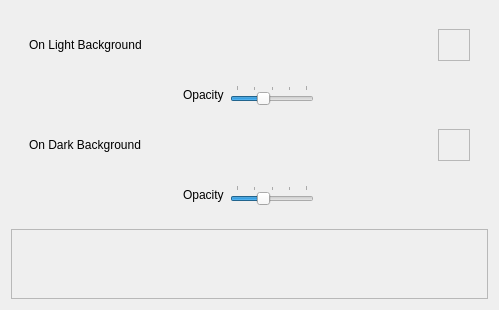
     <widget class="QWidget" name="gridTab">
      <attribute name="title">
       <string>Grid</string>
      </attribute>
      <layout class="QGridLayout" name="gridLayout_17">
       <item row="1" column="0">
        <widget class="QScrollArea" name="bgScrollArea">
         <property name="horizontalScrollBarPolicy">
          <enum>Qt::ScrollBarAlwaysOff</enum>
         </property>
         <property name="widgetResizable">
          <bool>true</bool>
         </property>
         <widget class="QWidget" name="scrollAreaWidgetContents_2">
          <property name="geometry">
           <rect>
            <x>0</x>
            <y>0</y>
            <width>1032</width>
            <height>220</height>
           </rect>
          </property>
         </widget>
        </widget>
       </item>
       <item row="0" column="0">
        <widget class="QFrame" name="gridFrame">
         <property name="enabled">
          <bool>true</bool>
         </property>
         <property name="frameShape">
          <enum>QFrame::NoFrame</enum>
         </property>
         <property name="frameShadow">
          <enum>QFrame::Raised</enum>
         </property>
         <layout class="QGridLayout" name="gridLayout_11">
          <item row="2" column="0">
           <widget class="QFrame" name="crossColorLightBackgroundFrame">
            <property name="frameShape">
             <enum>QFrame::NoFrame</enum>
            </property>
            <property name="frameShadow">
             <enum>QFrame::Raised</enum>
            </property>
            <layout class="QHBoxLayout" name="crossColorLightBackgroundLayout">
             <item>
              <widget class="QLabel" name="crossColorLightBackgroundLabel">
               <property name="text">
                <string>On Light Background</string>
               </property>
              </widget>
             </item>
             <item>
              <spacer name="horizontalSpacer_7">
               <property name="orientation">
                <enum>Qt::Horizontal</enum>
               </property>
               <property name="sizeHint" stdset="0">
                <size>
                 <width>40</width>
                 <height>20</height>
                </size>
               </property>
              </spacer>
             </item>
             <item>
              <widget class="UBColorPicker" name="crossColorLightBackgroundColorPicker">
               <property name="minimumSize">
                <size>
                 <width>32</width>
                 <height>32</height>
                </size>
               </property>
               <property name="frameShape">
                <enum>QFrame::StyledPanel</enum>
               </property>
               <property name="frameShadow">
                <enum>QFrame::Raised</enum>
               </property>
              </widget>
             </item>
            </layout>
           </widget>
          </item>
          <item row="5" column="0">
           <widget class="QFrame" name="darkBackgroundOpacityFrame">
            <property name="frameShape">
             <enum>QFrame::NoFrame</enum>
            </property>
            <property name="frameShadow">
             <enum>QFrame::Raised</enum>
            </property>
            <layout class="QHBoxLayout" name="horizontalLayout_8">
             <item>
              <spacer name="wSpacer_2">
               <property name="orientation">
                <enum>Qt::Horizontal</enum>
               </property>
               <property name="sizeHint" stdset="0">
                <size>
                 <width>154</width>
                 <height>20</height>
                </size>
               </property>
              </spacer>
             </item>
             <item>
              <widget class="QLabel" name="darkBackgroundOpacityLabel">
               <property name="text">
                <string>Opacity</string>
               </property>
              </widget>
             </item>
             <item>
              <widget class="QSlider" name="darkBackgroundOpacitySlider">
               <property name="minimum">
                <number>20</number>
               </property>
               <property name="maximum">
                <number>100</number>
               </property>
               <property name="value">
                <number>50</number>
               </property>
               <property name="orientation">
                <enum>Qt::Horizontal</enum>
               </property>
               <property name="tickPosition">
                <enum>QSlider::TicksAbove</enum>
               </property>
               <property name="tickInterval">
                <number>20</number>
               </property>
              </widget>
             </item>
             <item>
              <spacer name="eSpacer_2">
               <property name="orientation">
                <enum>Qt::Horizontal</enum>
               </property>
               <property name="sizeHint" stdset="0">
                <size>
                 <width>156</width>
                 <height>20</height>
                </size>
               </property>
              </spacer>
             </item>
            </layout>
           </widget>
          </item>
          <item row="4" column="0">
           <widget class="QFrame" name="crossColorDarkBackgroundFrame">
            <property name="frameShape">
             <enum>QFrame::NoFrame</enum>
            </property>
            <property name="frameShadow">
             <enum>QFrame::Raised</enum>
            </property>
            <layout class="QHBoxLayout" name="crossColorDarkBackgroundLayout">
             <item>
              <widget class="QLabel" name="crossColorDarkBackgroundLabel">
               <property name="text">
                <string>On Dark Background</string>
               </property>
              </widget>
             </item>
             <item>
              <spacer name="horizontalSpacer_8">
               <property name="orientation">
                <enum>Qt::Horizontal</enum>
               </property>
               <property name="sizeHint" stdset="0">
                <size>
                 <width>40</width>
                 <height>20</height>
                </size>
               </property>
              </spacer>
             </item>
             <item>
              <widget class="UBColorPicker" name="crossColorDarkBackgroundColorPicker">
               <property name="minimumSize">
                <size>
                 <width>32</width>
                 <height>32</height>
                </size>
               </property>
               <property name="frameShape">
                <enum>QFrame::StyledPanel</enum>
               </property>
               <property name="frameShadow">
                <enum>QFrame::Raised</enum>
               </property>
              </widget>
             </item>
            </layout>
           </widget>
          </item>
          <item row="3" column="0">
           <widget class="QFrame" name="lightBackgroundOpacityFrame">
            <property name="frameShape">
             <enum>QFrame::NoFrame</enum>
            </property>
            <property name="frameShadow">
             <enum>QFrame::Raised</enum>
            </property>
            <layout class="QHBoxLayout" name="horizontalLayout_10">
             <item>
              <spacer name="wSpacer_3">
               <property name="orientation">
                <enum>Qt::Horizontal</enum>
               </property>
               <property name="sizeHint" stdset="0">
                <size>
                 <width>154</width>
                 <height>20</height>
                </size>
               </property>
              </spacer>
             </item>
             <item>
              <widget class="QLabel" name="lightBackgroundOpacityLabel">
               <property name="text">
                <string>Opacity</string>
               </property>
              </widget>
             </item>
             <item>
              <widget class="QSlider" name="lightBackgroundOpacitySlider">
               <property name="minimum">
                <number>20</number>
               </property>
               <property name="maximum">
                <number>100</number>
               </property>
               <property name="value">
                <number>50</number>
               </property>
               <property name="orientation">
                <enum>Qt::Horizontal</enum>
               </property>
               <property name="tickPosition">
                <enum>QSlider::TicksAbove</enum>
               </property>
               <property name="tickInterval">
                <number>20</number>
               </property>
              </widget>
             </item>
             <item>
              <spacer name="eSpacer_3">
               <property name="orientation">
                <enum>Qt::Horizontal</enum>
               </property>
               <property name="sizeHint" stdset="0">
                <size>
                 <width>156</width>
                 <height>20</height>
                </size>
               </property>
              </spacer>
             </item>
            </layout>
           </widget>
          </item>
         </layout>
        </widget>
       </item>
      </layout>
     </widget>
